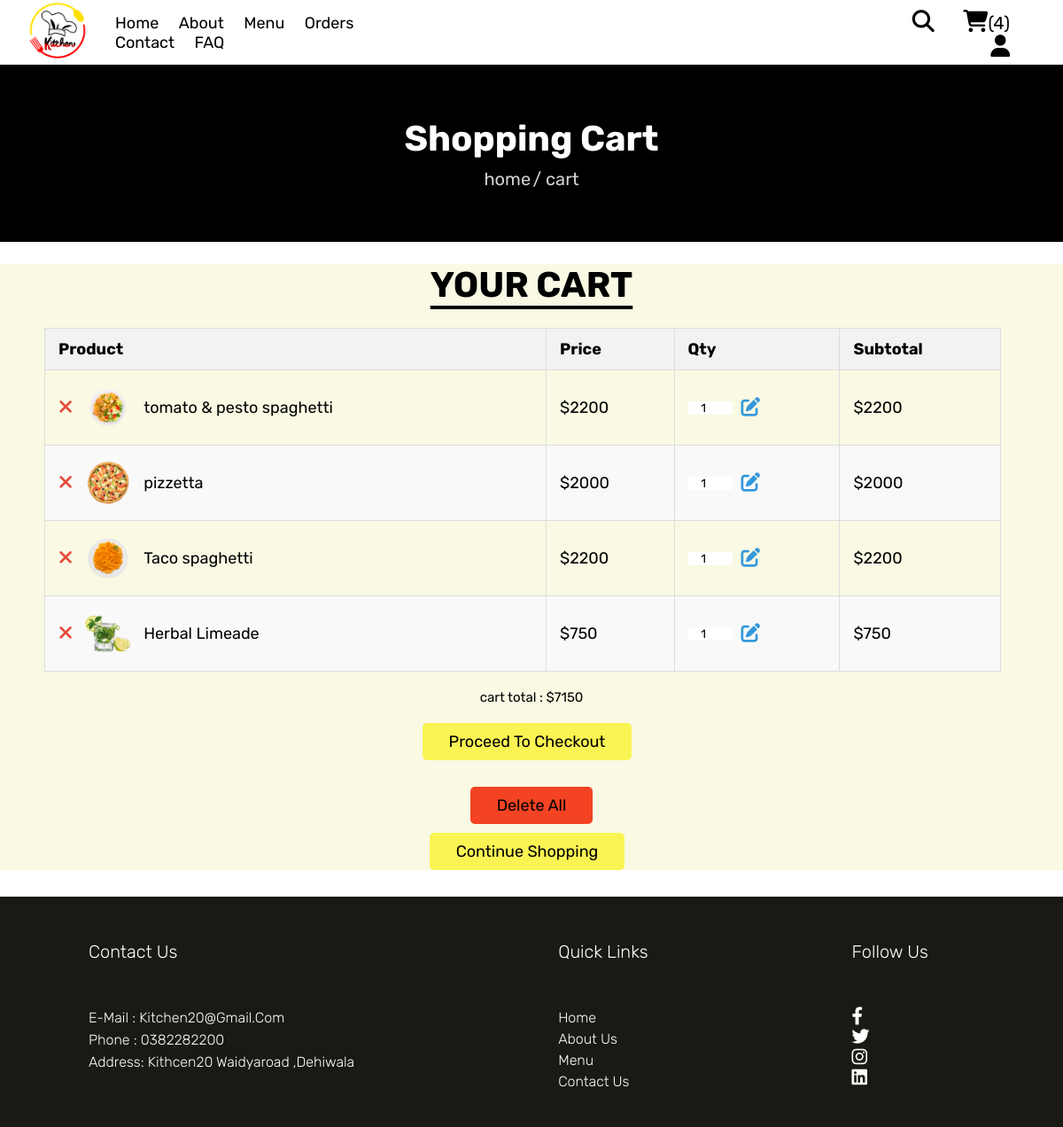
/cart.php (signed in), run on the app's committed database.
### tables this page shows
CREATE TABLE IF NOT EXISTS `cart` (
  `id` int NOT NULL AUTO_INCREMENT,
  `user_id` int NOT NULL,
  `name` varchar(100) NOT NULL,
  `price` int NOT NULL,
  `qty` int NOT NULL,
  `image` varchar(100) NOT NULL,
  PRIMARY KEY (`id`)
);

### cart.php (the view, shortened to what this page needs)
<?php
include 'component/connect.php';
if(isset($_SESSION['user_id'])){
   $user_id = $_SESSION['user_id'];
}else{
   $user_id = '';
   header('location:home.php');
}
$grand_total = 0;
?>
<!DOCTYPE html>
<html lang="en">
<head>
   <link rel="stylesheet" href="https://cdnjs.cloudflare.com/ajax/libs/font-awesome/6.1.1/css/all.min.css">
   <link rel="stylesheet" href="css/style.css">
</head>
<body>
<?php include 'component/user_header.php'; ?>
<div class="heading">
   <h3>shopping cart</h3>
   <p><a href="home.php">home</a> <span> / cart</span></p>
</div>
<section class="product2">
   <h1 class="title">your cart</h1>
   <table class="cart-table">
      <thead>
         <tr>
            <th>Product</th>
            <th>Price</th>
            <th>Qty</th>
            <th>Subtotal</th>
         </tr>
      </thead>
      <tbody>
         <?php
         $select_cart = $conn->prepare("SELECT * FROM `cart` WHERE user_id = ?");
         $select_cart->execute([$user_id]);
         if($select_cart->rowCount() > 0){
            while($fetch_cart = $select_cart->fetch(PDO::FETCH_ASSOC)){
               $sub_total = $fetch_cart['price'] * $fetch_cart['qty'];
               $grand_total += $sub_total;
         ?>
         <tr>
            <td>
               <form action="" method="post" class="cart-item-form">
                  <button type="submit" class="fas fa-times" name="delete" onclick="return confirm('delete this item?');"></button>
                  <img src="uploaded_img/<?= $fetch_cart['image']; ?>" alt="<?= $fetch_cart['name']; ?>">
                  <span><?= $fetch_cart['name']; ?></span>
               </form>
            </td>
            <td><span>$<?= $fetch_cart['price']; ?></span></td>
            <td>
               <form action="" method="post" class="update-qty-form">
                  <input type="number" name="qty" class="qty" min="1" max="99" value="<?= $fetch_cart['qty']; ?>" maxlength="2">
                  <button type="submit" class="fas fa-edit" name="update_qty"></button>
               </form>
            </td>
            <td><span>$<?= $sub_total; ?></span></td>
         </tr>
         <?php
            }
         }else{
            echo '<tr><td colspan="4" class="empty">Your cart is empty</td></tr>';
         }
         ?>
      </tbody>
   </table>
   <div class="cart-total">
      <p>cart total : <span>$<?= $grand_total; ?></span></p>
      <a href="checkout.php" class="btn <?= ($grand_total > 1) ? '' : 'disabled'; ?>">proceed to checkout</a>
   </div>
   <div class="more-btn">
      <form action="" method="post">
         <button type="submit" class="delete-btn <?= ($grand_total > 1) ? '' : 'disabled'; ?>" name="delete_all" onclick="return confirm('delete all from cart?');">delete all</button>
      </form>
      <a href="menu.php" class="btn">continue shopping</a>
   </div>
</section>
<?php include 'component/footer.php'; ?>
</body>
</html>

### css/style.css (style rules this page uses)
* { font-family:'Rubik',sans-serif; margin:0; padding:0; box-sizing:border-box; outline:none; border:none; text-decoration:none; }
html { font-size:62.5%; scroll-behavior:smooth; stop-opacity:7rem; }
.btn, .delete-btn { margin-top:1rem; display: inline-block; font-size:1rem; padding:1rem 3rem; cursor: pointer; text-transform: capitalize; transition: .2 linear; }
.btn { background-color:#F9F453; color:black; border-radius:5px; font-size:1.8rem; margin-right:3rem; margin-left: 2rem; }
.delete-btn { color:black; background-color:#F34323 ; border-radius:5px; font-size:1.8rem; }
.title { text-align: center; margin-bottom:2.5rem; margin-top:2.5rem; font-size:4rem; color: black; text-transform:uppercase; text-decoration: underline; text-underline-offset:1rem; margin-top:2.5rem; }
.heading { display: flex; align-items: center; justify-content: center; gap:1rem; flex-flow: column; background-color: black; min-height:20rem ; }
.heading h3 { font-size:4rem; color:white; text-transform: capitalize; }
.heading a { font-size:2rem; }
.heading p a { color: lightgrey; }
.heading p span { color: lightgrey; font-size:2rem; }
.cart-table { width: 90%; border-collapse: collapse; margin: 20px 50px; font-size: 1.8em; text-align: left; }
.cart-table th, .cart-table td { padding: 12px 15px; border: 1px solid #ddd; }
.cart-table th { background-color: #f2f2f2; }
.cart-table tr:nth-child(even) { background-color: #f9f9f9; }
.product2 { background-color:#F9F9E4 ; }
.cart-item-form { display: flex; align-items: center; }
.cart-item-form img { width: 60px; height: 60px; margin-right: 10px; }
.cart-item-form button { background: none; border: none; color: #e74c3c; font-size: 1.2em; cursor: pointer; margin-right: 10px; }
.update-qty-form { display: flex; align-items: center; }
.update-qty-form input.qty { width: 50px; text-align: center; margin-right: 10px; }
.update-qty-form button { background: none; border: none; color: #3498db; font-size: 1.2em; cursor: pointer; }
.cart-total, .more-btn { text-align: center; margin: 20px 0; }
.cart-total p { font-size: 1.5em; margin: 10px 0; }

### data on the page
cart: image (picture), name "tomato & pesto spaghetti", price "2200", qty "1"
cart: image (picture), name "pizzetta", price "2000", qty "1"
cart: image (picture), name "Taco spaghetti", price "2200", qty "1"
cart: image (picture), name "Herbal Limeade", price "750", qty "1"

### other printed values
$total_cart_items "4"
$grand_total "7150"
